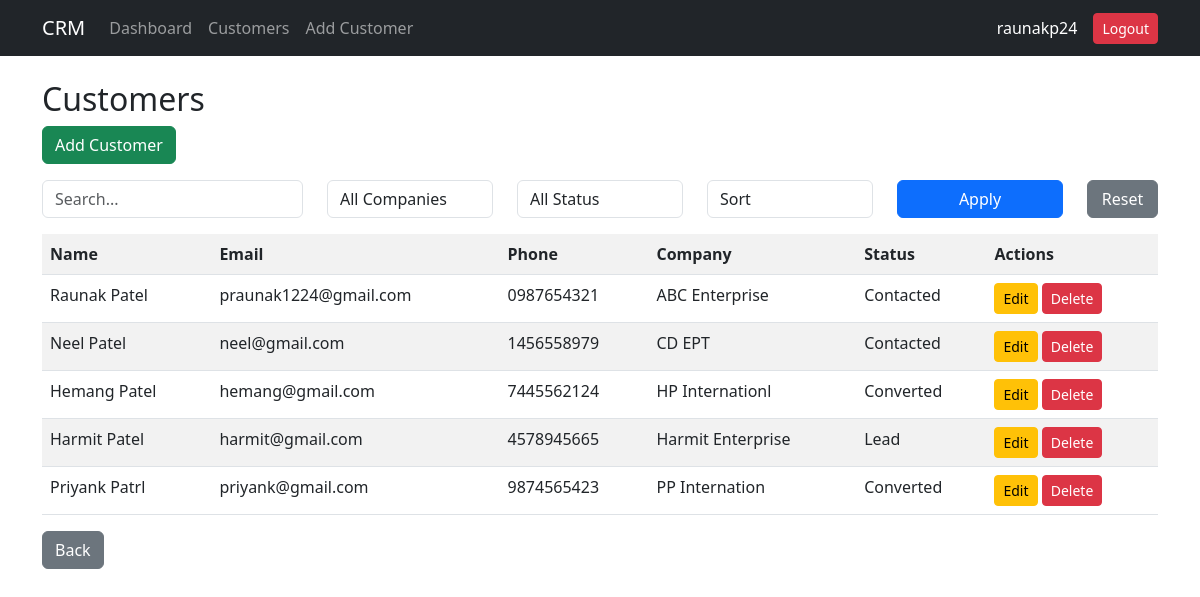
The page /customers (signed in) on the database its author committed.
### tables this page shows
CREATE TABLE customers (
            id INTEGER PRIMARY KEY AUTOINCREMENT,
            name TEXT,
            email TEXT,
            phone TEXT,
            company TEXT,
            notes TEXT,
            status TEXT
        );

### app.py (the view)
@app.route('/customers')
def customers():
    if 'user' not in session:
        return redirect(url_for('login'))
    search = request.args.get('search')
    company = request.args.get('company')
    status = request.args.get('status')   # 👈 HERE
    sort = request.args.get('sort')
    conn = get_db_connection()
    query = "SELECT * FROM customers WHERE 1=1"
    params = []
    if search:
        query += " AND (name LIKE ? OR email LIKE ? OR company LIKE ?)"
        params.extend([f'%{search}%', f'%{search}%', f'%{search}%'])
    if company:
        query += " AND company = ?"
        params.append(company)
    if status:   # 👈 HERE
        query += " AND status = ?"
        params.append(status)
    if sort == 'asc':
        query += " ORDER BY name ASC"
    elif sort == 'desc':
        query += " ORDER BY name DESC"
    customers = conn.execute(query, params).fetchall()
    companies = conn.execute(
        "SELECT DISTINCT company FROM customers"
    ).fetchall()
    conn.close()
    return render_template(
        'customers.html',
        customers=customers,
        companies=companies
    )

### app.py (called while the page is built)
def get_db_connection():
    conn = sqlite3.connect('database.db')
    conn.row_factory = sqlite3.Row
    return conn

### templates/customers.html (shortened to what this page needs)
{% extends 'base.html' %}
{% block content %}
<h2>Customers</h2>
<a href="/add_customer" class="btn btn-success mb-3">Add Customer</a>
<form method="GET" class="row mb-3">
    <div class="col-md-3">
        <input type="text" name="search" class="form-control"
               placeholder="Search..."
               value="{{ request.args.get('search', '') }}">
    </div>
    <div class="col-md-2">
        <select name="company" class="form-control">
            <option value="">All Companies</option>
        </select>
    </div>
    <div class="col-md-2">
        <select name="status" class="form-control">
            <option value="">All Status</option>
        </select>
    </div>
    <div class="col-md-2">
        <select name="sort" class="form-control">
            <option value="">Sort</option>
        </select>
    </div>
    <div class="col-md-2">
        <button class="btn btn-primary w-100">Apply</button>
    </div>
    <div class="col-md-1">
        <a href="/customers" class="btn btn-secondary w-100">Reset</a>
    </div>
</form>
<table class="table table-striped table-hover">
    <tr>
        <th>Name</th>
        <th>Email</th>
        <th>Phone</th>
        <th>Company</th>
        <th>Status</th>
        <th>Actions</th>
    </tr>
    {% for customer in customers %}
    <tr>
        <td>{{ customer['name'] }}</td>
        <td>{{ customer['email'] }}</td>
        <td>{{ customer['phone'] }}</td>
        <td>{{ customer['company'] }}</td>
        <td>{{ customer['status'] }}</td>
        <td>
            <a href="/edit_customer/{{ customer['id'] }}" class="btn btn-warning btn-sm">Edit</a>
            <a href="/delete_customer/{{ customer['id'] }}"
               class="btn btn-danger btn-sm"
               onclick="return confirm('Are you sure?')">Delete</a>
        </td>
    </tr>
    {% endfor %}
</table>
<a href="/dashboard" class="btn btn-secondary">Back</a>
{% endblock %}

### rows shown on the page
customers: name "Raunak Patel", email "praunak1224@gmail.com", phone "0987654321", company "ABC Enterprise", status "Contacted"
customers: name "Neel Patel", email "neel@gmail.com", phone "1456558979", company "CD EPT", status "Contacted"
customers: name "Hemang Patel", email "hemang@gmail.com", phone "7445562124", company "HP Internationl", status "Converted"
customers: name "Harmit Patel", email "harmit@gmail.com", phone "4578945665", company "Harmit Enterprise", status "Lead"
customers: name "Priyank Patrl", email "priyank@gmail.com", phone "9874565423", company "PP Internation", status "Converted"

### other values the page prints
{{ session['user'] }} "raunakp24"
